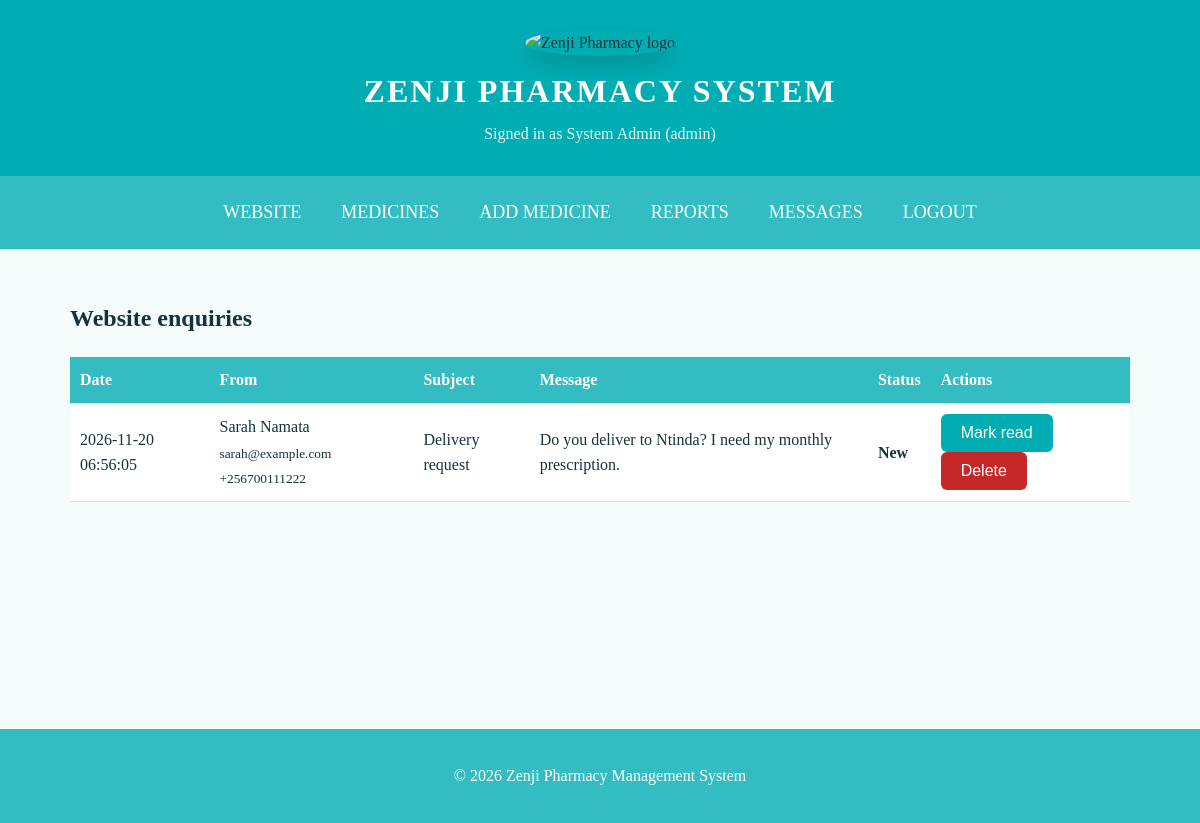
Screenshot of /messages.php (signed in) with the database file from the repository.
### tables this page shows
CREATE TABLE messages (
  id INT AUTO_INCREMENT PRIMARY KEY,
  name VARCHAR(100) NOT NULL,
  email VARCHAR(150) NOT NULL,
  phone VARCHAR(20),
  subject VARCHAR(150) NOT NULL,
  message TEXT NOT NULL,
  is_read TINYINT(1) NOT NULL DEFAULT 0,
  created_at TIMESTAMP DEFAULT CURRENT_TIMESTAMP
);

### auth.php (called while the page is built, shortened)
<?php
function e($s) { return htmlspecialchars((string)$s, ENT_QUOTES, 'UTF-8'); }

### messages.php (the view, shortened to what this page needs)
<?php
require 'includes/auth.php';
require 'includes/connect.php';
$result = mysqli_query($conn, 'SELECT * FROM messages ORDER BY created_at DESC');
$rows = mysqli_fetch_all($result, MYSQLI_ASSOC);
require 'includes/app_header.php';
?>
<h2>Website enquiries</h2>
<table>
  <tr><th>Date</th><th>From</th><th>Subject</th><th>Message</th><th>Status</th><th>Actions</th></tr>
  <?php foreach ($rows as $r): ?>
  <tr>
    <td><?= e($r['created_at']) ?></td>
    <td><?= e($r['name']) ?><br><small><?= e($r['email']) ?> <?= e($r['phone']) ?></small></td>
    <td><?= e($r['subject']) ?></td>
    <td><?= nl2br(e($r['message'])) ?></td>
    <td><?= $r['is_read'] ? 'Read' : '<b>New</b>' ?></td>
    <td>
      <form method="post" style="display:inline">
        <?php if (!$r['is_read']): ?><button class="btn secondary" name="read">Mark read</button><?php endif; ?>
      </form>
      <form method="post" class="confirm-delete" style="display:inline">
        <button class="btn danger" name="delete">Delete</button>
      </form>
    </td>
  </tr>
  <?php endforeach; if (!$rows) echo '<tr><td colspan="6">No messages yet.</td></tr>'; ?>
</table>
<?php require 'includes/app_footer.php'; ?>

### style.css (style rules this page uses)
* { box-sizing:border-box }
body { margin:0;font-family:Georgia,"Times New Roman",serif;color:#16323a;background:#f4fbfb;line-height:1.6 }
.btn { display:inline-block;background:#1B5E20;color:#fff;padding:10px 20px;border:none;border-radius:6px;cursor:pointer;text-decoration:none;font-size:16px }
.btn.secondary { background:#00adb3 }
.btn.danger { background:#c62828 }
table { width:100%;border-collapse:collapse;background:#fff }
th,td { padding:10px;border-bottom:1px solid #ddd;text-align:left }
th { background:#33bdc2;color:#fff }

### rows the page displays
messages: created_at "2026-11-20 06:56:05", name "Sarah Namata", email "sarah@example.com", phone "+256700111222", subject "Delivery request", message "Do you deliver to Ntinda? I need my monthly prescription.", is_read "New"

### other values shown
$_SESSION['full_name'] "System Admin"
$_SESSION['role'] "admin"
